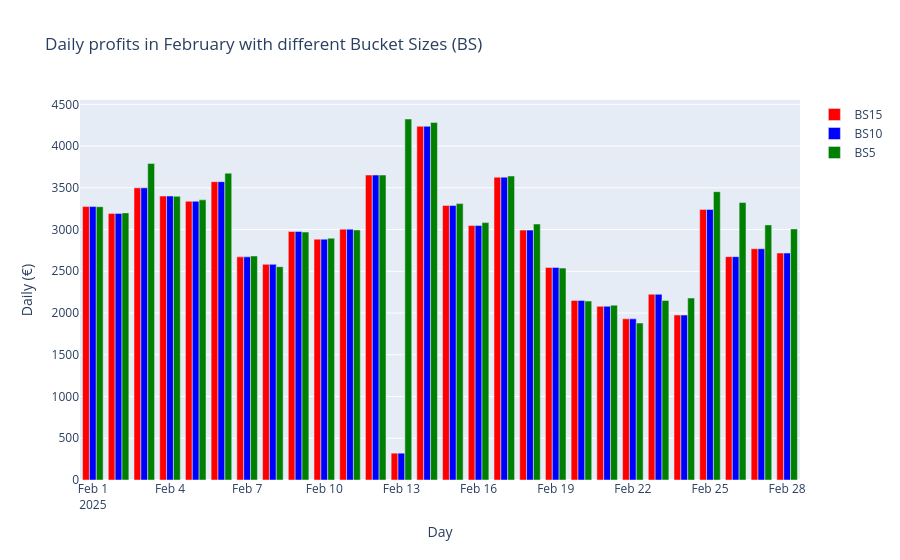

Notebook cell for this chart:
### Code cell
x = df_bs_10["day"]
fig = make_subplots()

# bars on left axis
fig.add_bar(name="BS15", x=x, y=df_bs_15["profit"], offsetgroup=1, secondary_y=False,marker_color="red")

fig.add_bar(name="BS10", x=x, y=df_bs_10["profit"], offsetgroup=0, secondary_y=False,marker_color="blue")

fig.add_bar(name="BS5",  x=x, y=df_bs_5["profit"],  offsetgroup=2, secondary_y=False,marker_color="green")


fig.update_layout(barmode="group", xaxis_title="Day",
                  yaxis_title="Daily (€)",
                  title="Daily profits in February with different Bucket Sizes (BS)")
